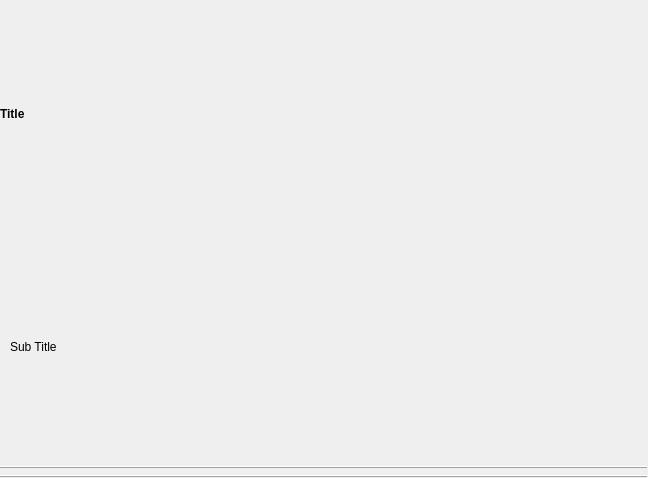
<?xml version="1.0" encoding="UTF-8"?>
<ui version="4.0">
 <class>alt::WizardPage</class>
 <widget class="QWidget" name="alt::WizardPage">
  <property name="geometry">
   <rect>
    <x>0</x>
    <y>0</y>
    <width>648</width>
    <height>478</height>
   </rect>
  </property>
  <property name="windowTitle">
   <string>Form</string>
  </property>
  <layout class="QGridLayout" name="gridLayout_3">
   <property name="leftMargin">
    <number>0</number>
   </property>
   <property name="topMargin">
    <number>0</number>
   </property>
   <property name="rightMargin">
    <number>0</number>
   </property>
   <property name="bottomMargin">
    <number>0</number>
   </property>
   <item row="0" column="0">
    <layout class="QGridLayout" name="gridLayout_2">
     <item row="0" column="0">
      <widget class="QLabel" name="titleLabel">
       <property name="font">
        <font>
         <bold>true</bold>
        </font>
       </property>
       <property name="text">
        <string notr="true">Title</string>
       </property>
      </widget>
     </item>
     <item row="1" column="0">
      <layout class="QGridLayout" name="gridLayout">
       <property name="leftMargin">
        <number>10</number>
       </property>
       <property name="spacing">
        <number>0</number>
       </property>
       <item row="0" column="0">
        <widget class="QLabel" name="subtitleLabel">
         <property name="text">
          <string notr="true">Sub Title</string>
         </property>
        </widget>
       </item>
      </layout>
     </item>
     <item row="2" column="0">
      <widget class="QFrame" name="frame">
       <property name="frameShape">
        <enum>QFrame::Shape::HLine</enum>
       </property>
       <property name="frameShadow">
        <enum>QFrame::Shadow::Raised</enum>
       </property>
      </widget>
     </item>
    </layout>
   </item>
   <item row="1" column="0">
    <layout class="QVBoxLayout" name="verticalLayout"/>
   </item>
   <item row="2" column="0">
    <widget class="QFrame" name="frame_2">
     <property name="frameShape">
      <enum>QFrame::Shape::HLine</enum>
     </property>
     <property name="frameShadow">
      <enum>QFrame::Shadow::Raised</enum>
     </property>
    </widget>
   </item>
  </layout>
 </widget>
 <resources/>
 <connections/>
</ui>
